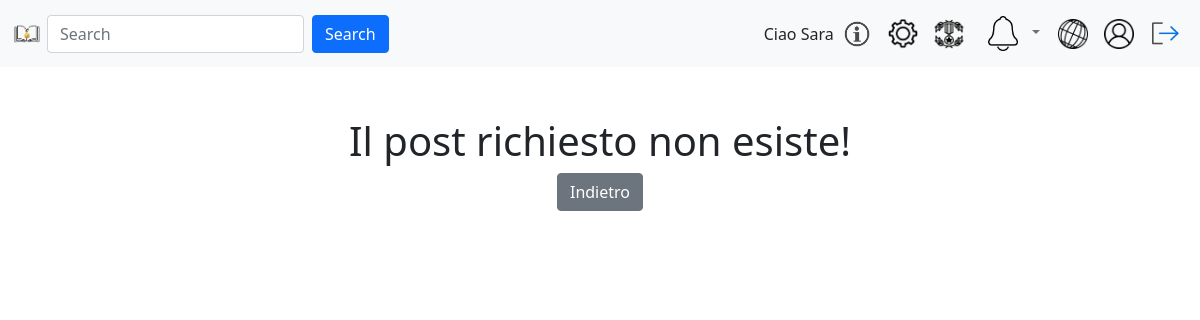
/comments.php?userIdPost=3&timePost=2024-02-03+19:09:05 (signed in), run on an earlier commit of the app's database.
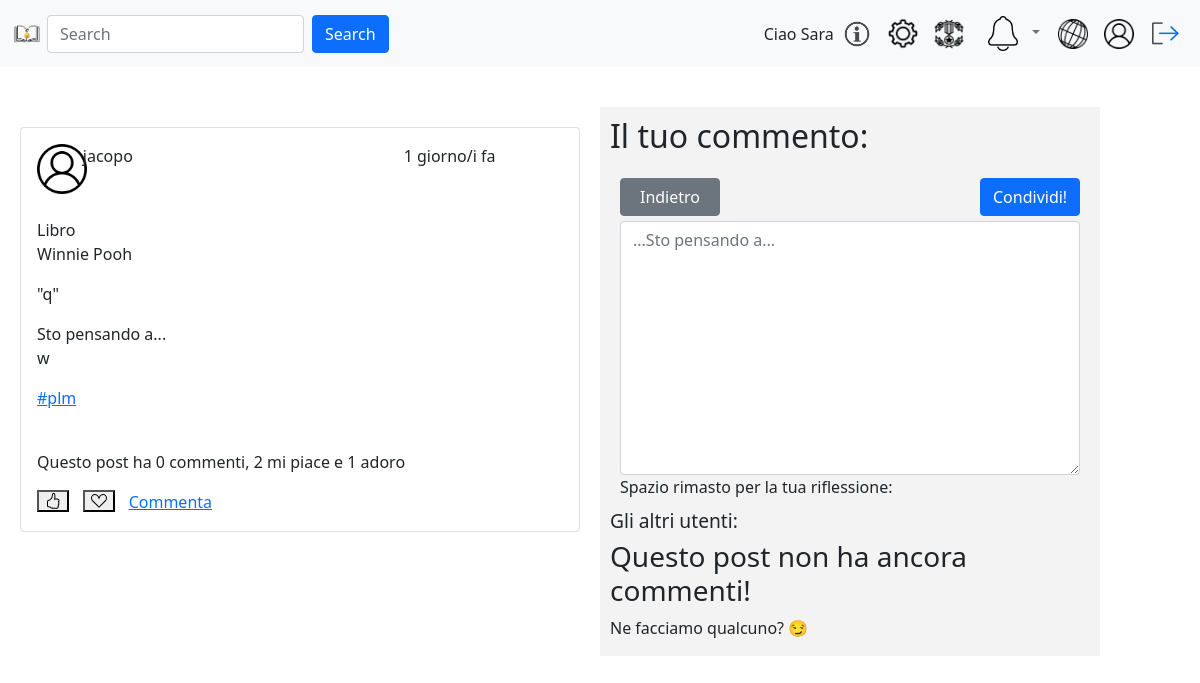
And on a later commit of the database.
### tables this page shows
CREATE TABLE `post` (
  `utenteId` int(8) NOT NULL,
  `dataOra` datetime NOT NULL,
  `citazioneTestuale` varchar(255) DEFAULT NULL,
  `fotoCitazione` varchar(127) DEFAULT NULL,
  `riflessione` varchar(2047) NOT NULL,
  `counterMiPiace` decimal(6,0) NOT NULL,
  `counterAdoro` decimal(6,0) NOT NULL,
  `libroId` int(8) NOT NULL,
  PRIMARY KEY (`utenteId`,`dataOra`),
  UNIQUE KEY `ID_POST_IND` (`utenteId`,`dataOra`),
  KEY `REF_POST_LIBRO_IND` (`libroId`)
);

CREATE TABLE `utente` (
  `id` int(8) NOT NULL AUTO_INCREMENT,
  `username` varchar(80) NOT NULL,
  `email` varchar(80) NOT NULL,
  `pwd` varchar(120) NOT NULL,
  `immagineProfilo` varchar(255) NOT NULL,
  `isAdmin` int(1) NOT NULL,
  `descrizione` varchar(150) DEFAULT NULL,
  `stato` int(1) NOT NULL,
  PRIMARY KEY (`id`)
);

CREATE TABLE `libro` (
  `id` int(8) NOT NULL AUTO_INCREMENT,
  `titolo` varchar(255) NOT NULL,
  PRIMARY KEY (`id`),
  UNIQUE KEY `ID_LIBRO_IND` (`id`)
);

### include/model/selectors.php (called while the page is built, shortened)
<?php
function checkIfPostExist($userId, $dataPost){
    global $conn;
    $sql = "SELECT *
            from Post P
            where p.utenteId = ?
            and p.dataOra = ?;";
    $stmt = $conn->prepare($sql);
    $stmt->bind_param("is", $userId, $dataPost);
    $stmt->execute();
    $result = $stmt->get_result();
    return $result->num_rows > 0;
}
?>

### include/post.php (called while the page is built, shortened)
<?php
class Post {
    private $conn;
    public function __construct($conn) {
        $this->conn = $conn;
    }
    public function getSpecificPost($user_id, $time_post) {
      $query = "SELECT
                  u.immagineProfilo, u.username, p.utenteId, p.dataOra, p.citazioneTestuale, p.fotoCitazione, p.riflessione, p.counterMiPiace, p.counterAdoro, l.titolo,
                  GROUP_CONCAT(t.testo) AS elencoTag,
                  COUNT(c.utenteIdPost) AS numeroCommenti
                FROM
                  post p
                  INNER JOIN utente u ON p.utenteId = u.id
                  INNER JOIN libro l ON p.libroId = l.id
                  LEFT JOIN tagperpost tp ON p.utenteId = tp.utenteIdPost AND p.dataOra = tp.dataOraPost
                  LEFT JOIN tags t ON tp.tagId = t.id
                  LEFT JOIN commenti c ON p.utenteId = c.utenteIdPost AND p.dataOra = c.dataOraPost
                WHERE
                  p.utenteId = ? AND p.dataOra = ?
                GROUP BY
                  p.utenteId, p.dataOra
                ORDER BY
                  p.dataOra DESC";
    $stmt = $this->conn->prepare($query);
    $stmt->bind_param("is", $user_id, $time_post);
    return $this->executeAndGetPosts($stmt);
}
    private function executeAndGetPosts($stmt) {
        if (!$stmt->execute()) {
            return array();
        }
        $result = $stmt->get_result();
        $posts = $result->fetch_all(MYSQLI_ASSOC);
        return $posts;
    }
}
function time_elapsed_string($datetime, $full = false) {
    $now = new DateTime;
    $ago = new DateTime($datetime);
    $diff = $now->diff($ago);
    $diff->w = floor($diff->d / 7);
    $diff->d -= $diff->w * 7;
    $string = array(
        'y' => 'anno/i',
        'm' => 'mese/i',
        'w' => 'settimana/e',
        'd' => 'giorno/i',
        'h' => 'ora/e',
        'i' => 'minuto/i',
        's' => 'secondo/i',
    );
    foreach ($string as $k => &$v) {
        if ($diff->$k) {
            $v = $diff->$k . ' ' . $v;
        } else {
            unset($string[$k]);
        }
    }
    if (!$full) {
        $string = array_slice($string, 0, 1);
    }
    return count($string) > 0 ? implode(', ', $string) . ' fa' : 'ora';
}
?>

### include/login.model.php (called while the page is built, shortened)
<?php
require_once 'config.php';
function getDbImageName(string $username){
    global $conn;
    $sql = "SELECT immagineProfilo FROM utente WHERE username = ?";
    $stmt = $conn->prepare($sql);
    $stmt->bind_param("s", $username);
    $stmt->execute();
    $result = $stmt->get_result();
    return $result->fetch_assoc()['immagineProfilo'];
}
?>

### include/login.controller.php (called while the page is built, shortened)
<?php
function getUserImage(string $username){
    $defaultProfileImage = "images/users/default.png";
    $image = "images/users/" . getDbImageName($username);
    return $defaultProfileImage;
}
?>

### include/view/postPage.php (the view, shortened to what the changed rows need)
<?php
require_once("include/config.php");
function checkIfAlreadyLoved($userId, $dataOra) {
    global $conn;
    $utenteAttuale = $_SESSION['id'];
    $sql = "SELECT * FROM notifica WHERE tipo = 'V' AND utenteId = ? AND utenteIdPost = ? AND dataOraPost = ?;";
    $stmt = $conn->prepare($sql);
    $stmt->bind_param("iis",$userId, $utenteAttuale, $dataOra);
    $stmt->execute();
    $result = $stmt->get_result();
    if ($result->num_rows > 0) {
        return true;
    } else {
        return false;
    }
}
function checkIfAlreadyLiked($userId, $dataOra) {
    global $conn;
    $utenteAttuale = $_SESSION['id'];
    $sql = "SELECT * FROM notifica WHERE tipo = 'K' AND utenteId = ? AND utenteIdPost = ? AND dataOraPost = ?;";
    $stmt = $conn->prepare($sql);
    $stmt->bind_param("iis",$userId, $utenteAttuale, $dataOra);
    $stmt->execute();
    $result = $stmt->get_result();
    if ($result->num_rows > 0) {
        return true;
    } else {
        return false;
    }
}
?>
<section id="userPosts">
        <div class="col-md-12">
                <?php
                  if (empty($posts)) {
                      echo '<p>Nessun post disponibile.</p>';
                  } else {
                      foreach ($posts as $post):
                ?>
                <article>
                    <div class="card">
                        <div class="card-body">
                            <div class="row">
                              <div class="col-md-1 col-3 text-right post">
                                  <a href="profilePage.php?id=<?= $post['utenteId']; ?>">
                                      <img class="post-img" src="<?= getUserImage($post['username']); ?>" alt="Immagine profilo" />
                                  </a>
                              </div>
                                <div class="col-md-7 col-4 text-left">
                                    <p><?= $post['username']; ?></p>
                                </div>
                                <div class="col-md-3 col-5">
                                    <p><?= time_elapsed_string($post['dataOra']); ?></p>
                                </div>
                            </div>
                            <div class="row">
                                <div class="col-md-7">
                                  <br/>
                                    <div class="row">
                                        <p>Libro <br/> <?= $post['titolo']; ?></p>
                                    </div>
                                    <?php if (!empty($post['citazioneTestuale'])): ?>
                                        <div class="row">
                                            <p>"<?= $post['citazioneTestuale']; ?>"</p>
                                        </div>
                                    <?php endif; ?>
                                    <div class="row">
                                        <p>Sto pensando a... <br/> <?= $post['riflessione']; ?></p>
                                    </div>
                                    <div class="row">
                                      <?php if (!empty($post['elencoTag'])): ?>
                                        <div class="row">
                                            <p>
                                                <?php
                                                $tags = explode(',', $post['elencoTag']);
                                                foreach ($tags as $tag) {
                                                  $tagUrl = 'searchingTag.php?tag=' . urlencode($tag);
                                                  echo '<a href="' . $tagUrl . '">#' . $tag . '</a> ';
                                                }
                                                ?>
                                            </p>
                                        </div>
                                    <?php endif; ?>
                                    </div>
                                </div>
                            </div>
                            <br/>
                            <div class="row">
                              <p>Questo post ha <?= $post['numeroCommenti']; ?> commenti, <span class="like-count"><?= $post['counterMiPiace']; ?></span> mi piace e <span class="love-count"><?= $post['counterAdoro']; ?></span> adoro</p>
                            </div>
                            <div class="row">
                              <?php
                                $isLikeCheck = checkIfAlreadyLiked($post['utenteId'], $post['dataOra']);
                                $okLE = $isLikeCheck ? "0" : "1";
                              ?>
                              <div class="col-md-1 col-2">
                                <button class="like-button bi-hand-thumbs-up likeButton" data-utenteID="<?= $post['utenteId']; ?>" data-dataOra="<?= $post['dataOra']; ?>">
                                    <svg xmlns="http://www.w3.org/2000/svg" width="16" height="16" fill="currentColor" class="bi bi-hand-thumbs-up emptyThumb" data-mustShow="<?= $okLE ?>" viewBox="0 0 16 16">
                                        <path d="M8.864.046C7.908-.193 7.02.53 6.956 1.466c-.072 1.051-.23 2.016-.428 2.59-.125.36-.479 1.013-1.04 1.639-.557.623-1.282 1.178-2.131 1.41C2.685 7.288 2 7.87 2 8.72v4.001c0 .845.682 1.464 1.448 1.545 1.07.114 1.564.415 2.068.723l.048.03c.272.165.578.348.97.484.397.136.861.217 1.466.217h3.5c.937 0 1.599-.477 1.934-1.064a1.86 1.86 0 0 0 .254-.912c0-.152-.023-.312-.077-.464.201-.263.38-.578.488-.901.11-.33.172-.762.004-1.149.069-.13.12-.269.159-.403.077-.27.113-.568.113-.857 0-.288-.036-.585-.113-.856a2 2 0 0 0-.138-.362 1.9 1.9 0 0 0 .234-1.734c-.206-.592-.682-1.1-1.2-1.272-.847-.282-1.803-.276-2.516-.211a10 10 0 0 0-.443.05 9.4 9.4 0 0 0-.062-4.509A1.38 1.38 0 0 0 9.125.111zM11.5 14.721H8c-.51 0-.863-.069-1.14-.164-.281-.097-.506-.228-.776-.393l-.04-.024c-.555-.339-1.198-.731-2.49-.868-.333-.036-.554-.29-.554-.55V8.72c0-.254.226-.543.62-.65 1.095-.3 1.977-.996 2.614-1.708.635-.71 1.064-1.475 1.238-1.978.243-.7.407-1.768.482-2.85.025-.362.36-.594.667-.518l.262.066c.16.04.258.143.288.255a8.34 8.34 0 0 1-.145 4.725.5.5 0 0 0 .595.644l.003-.001.014-.003.058-.014a9 9 0 0 1 1.036-.157c.663-.06 1.457-.054 2.11.164.175.058.45.3.57.65.107.308.087.67-.266 1.022l-.353.353.353.354c.043.043.105.141.154.315.048.167.075.37.075.581 0 .212-.027.414-.075.582-.05.174-.111.272-.154.315l-.353.353.353.354c.047.047.109.177.005.488a2.2 2.2 0 0 1-.505.805l-.353.353.353.354c.006.005.041.05.041.17a.9.9 0 0 1-.121.416c-.165.288-.503.56-1.066.56z"/>
                                    </svg>
                                </button>
                            </div>
                            <?php
                              $isCheck = checkIfAlreadyLoved($post['utenteId'], $post['dataOra']);
                              $okE = $isCheck ? "0" : "1";
                            ?>
                            <div class="col-md-1 col-5">
                              <button class="love-button bi-suit-heart loveButton" data-utenteID="<?= $post['utenteId']; ?>" data-dataOra="<?= $post['dataOra']; ?>">
                                  <svg xmlns="http://www.w3.org/2000/svg" width="16" height="16" fill="currentColor" class="bi bi-suit-heart emptyHeart" data-mustShow="<?= $okE ?>" viewBox="0 0 16 16">
                                    <path d="m8 6.236-.894-1.789c-.222-.443-.607-1.08-1.152-1.595C5.418 2.345 4.776 2 4 2 2.324 2 1 3.326 1 4.92c0 1.211.554 2.066 1.868 3.37.337.334.721.695 1.146 1.093C5.122 10.423 6.5 11.717 8 13.447c1.5-1.73 2.878-3.024 3.986-4.064.425-.398.81-.76 1.146-1.093C14.446 6.986 15 6.131 15 4.92 15 3.326 13.676 2 12 2c-.777 0-1.418.345-1.954.852-.545.515-.93 1.152-1.152 1.595zm.392 8.292a.513.513 0 0 1-.784 0c-1.601-1.902-3.05-3.262-4.243-4.381C1.3 8.208 0 6.989 0 4.92 0 2.755 1.79 1 4 1c1.6 0 2.719 1.05 3.404 2.008.26.365.458.716.596.992a7.6 7.6 0 0 1 .596-.992C9.281 2.049 10.4 1 12 1c2.21 0 4 1.755 4 3.92 0 2.069-1.3 3.288-3.365 5.227-1.193 1.12-2.642 2.48-4.243 4.38z"/>
                                  </svg>
                              </button>
                          </div>
                          <div class="col-md-4 col-5">
                              <a href="comments.php?userIdPost=<?= $post['utenteId']; ?>&timePost=<?=  $b = str_replace(" ","+",$post['dataOra']); ?>">Commenta</a>
                          </div>
                      </div>
                        </div>
                    </div>
                </article>
                <br/>
            <?php endforeach; }
            ?>
        </div>
</section>

### comments.php (shortened to what the changed rows need)
<?php
require_once("include/view/commentGenerator.php");
require_once("include/post.php");
require_once("include/model/selectors.php");
$existPost = true;
if(!isset($_GET["userIdPost"]) || !isset($_GET["timePost"]) || !checkIfPostExist($_GET["userIdPost"], $_GET["timePost"])) {
    $existPost = false;
} else {
    $us = $_GET['userIdPost'];
    $tp = $_GET['timePost'];
    $post = new Post($conn);
    $posts = $post->getSpecificPost($us, $tp);
}
?>
<!DOCTYPE html>
<html lang="it">
<head>
    <link href="https://cdn.jsdelivr.net/npm/bootstrap@5.1.3/dist/css/bootstrap.min.css" rel="stylesheet"
>
    <link rel="stylesheet" type="text/css" href="css/commentsStyle.css">
    <link rel="stylesheet" type="text/css" href="css/landingPage.css">
</head>
<body>
    <div class="d-flex">
        <div id="allContainer" class="col-12 d-md-flex">
            <?php if ($existPost) : ?>
            <section id="postPart" class="col-12 col-md-6">
              <?php require("include/view/postPage.php"); ?>
            </section>
            <section id="commentPart" class="col-12 col-md-5">
                <h2> Il tuo commento: </h2>
                <form action="#" method="post">
                    <div class="d-flex w-100" id="userCommentControls">
                        <button id="retBut" class="flex-fill btn btn-secondary" type="button" data-prevLink="landingPage.php">Indietro</button>
                        <div class="flex-fill riempitivo"></div>
                        <button id="createComm" class="flex-fill btn btn-primary" type="button">Condividi!</button>
                    </div>
                    <textarea class="form-control"
                            id="riflessioneCurrentUser"
                            name="riflession"
                            rows="10"
                            cols="100"
                            placeholder="...Sto pensando a..."
                            data-userIDC="<?php echo $_SESSION["id"] ?>"></textarea>
                    <label for="riflessioneCurrentUser" class="notDisplay">Spazio rimasto per la tua riflessione: <span id="counterChars"> </span> </label>
                </form>
                <h2 class="subTitle"> Gli altri utenti: </h2>
                <div id="commentContainer">
                    <?php
                        $toPrint = collectAllComments($us, $tp);
                        if (!empty($toPrint)){
                            echo $toPrint;
                        } else {
                            echo "<h3>Questo post non ha ancora commenti! </h3><p>Ne facciamo qualcuno? 😏</p>";
                        }
                    ?>
                </div>
            </section>
            <?php else : ?>
            <section id="postNotFoundContainer" class="mx-auto col-11 text-center">
                <h1 class="text-center"> Il post richiesto non esiste! </h1>
                <button id="retButErr" class="flex-fill btn btn-secondary" type="button" data-prevLink="landingPage.php">Indietro</button>
            </section>
            <?php endif?>
          </div>
    </div>
</body>
</html>

What changed in the data, as far as the page shows it:
added post: utenteId.username "jacopo", dataOra "1 giorno/i fa", libroId.titolo "Winnie Pooh", citazioneTestuale "q", riflessione "w", tag "plm", numeroCommenti "0", counterMiPiace "2", counterAdoro "1"
Also different on the page:
form field riflession: (not shown) → "...Sto pensando a..."
text no longer shown: "Il post richiesto non esiste!"
text now shown: "Il tuo commento: Condividi! Spazio rimasto per la tua riflessione: Gli altri utenti: Questo post non ha ancora commenti! Ne facciamo qualcuno? 😏"
